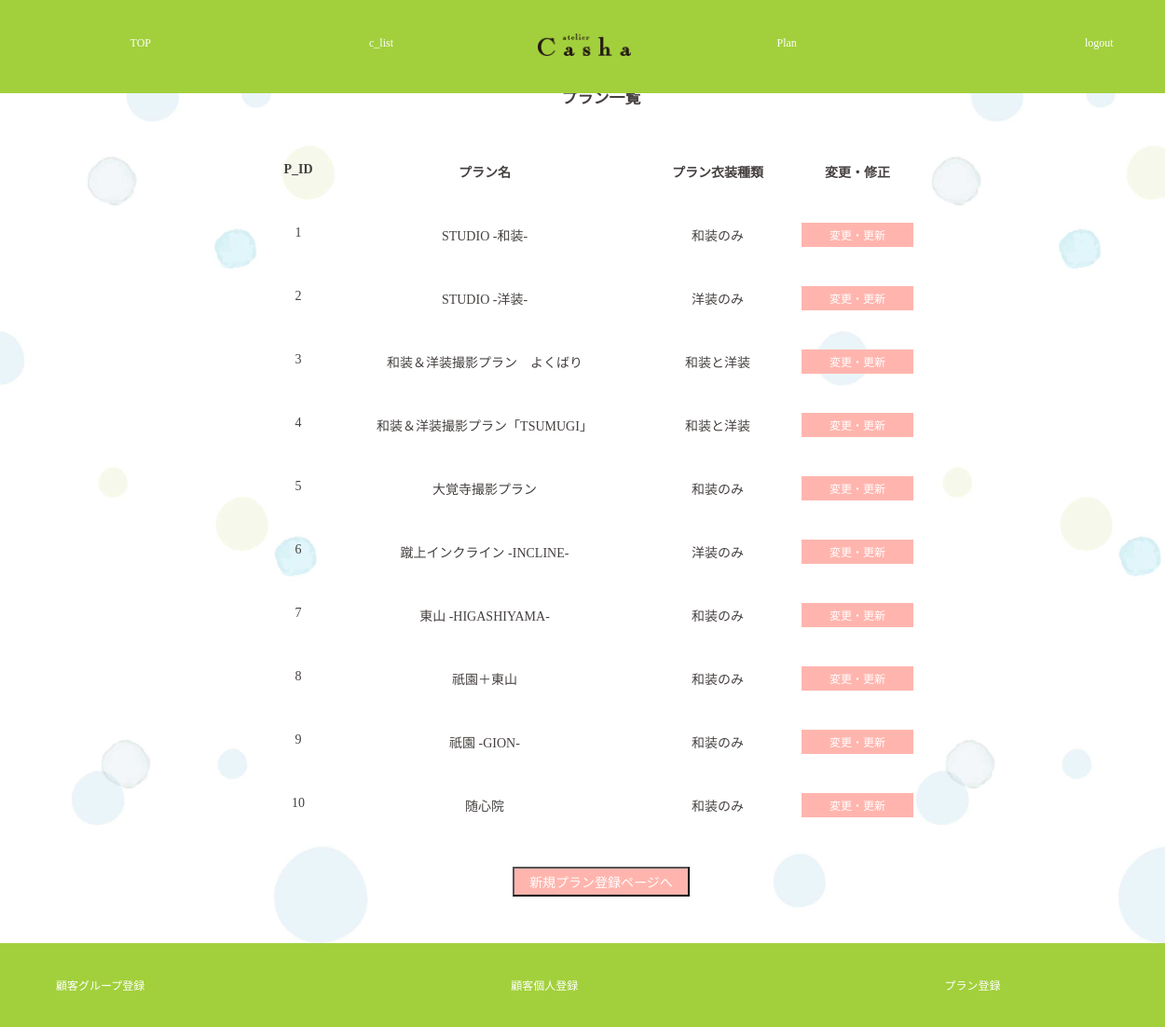
Before: /staff/plan_list.php (signed in) with the older database file.
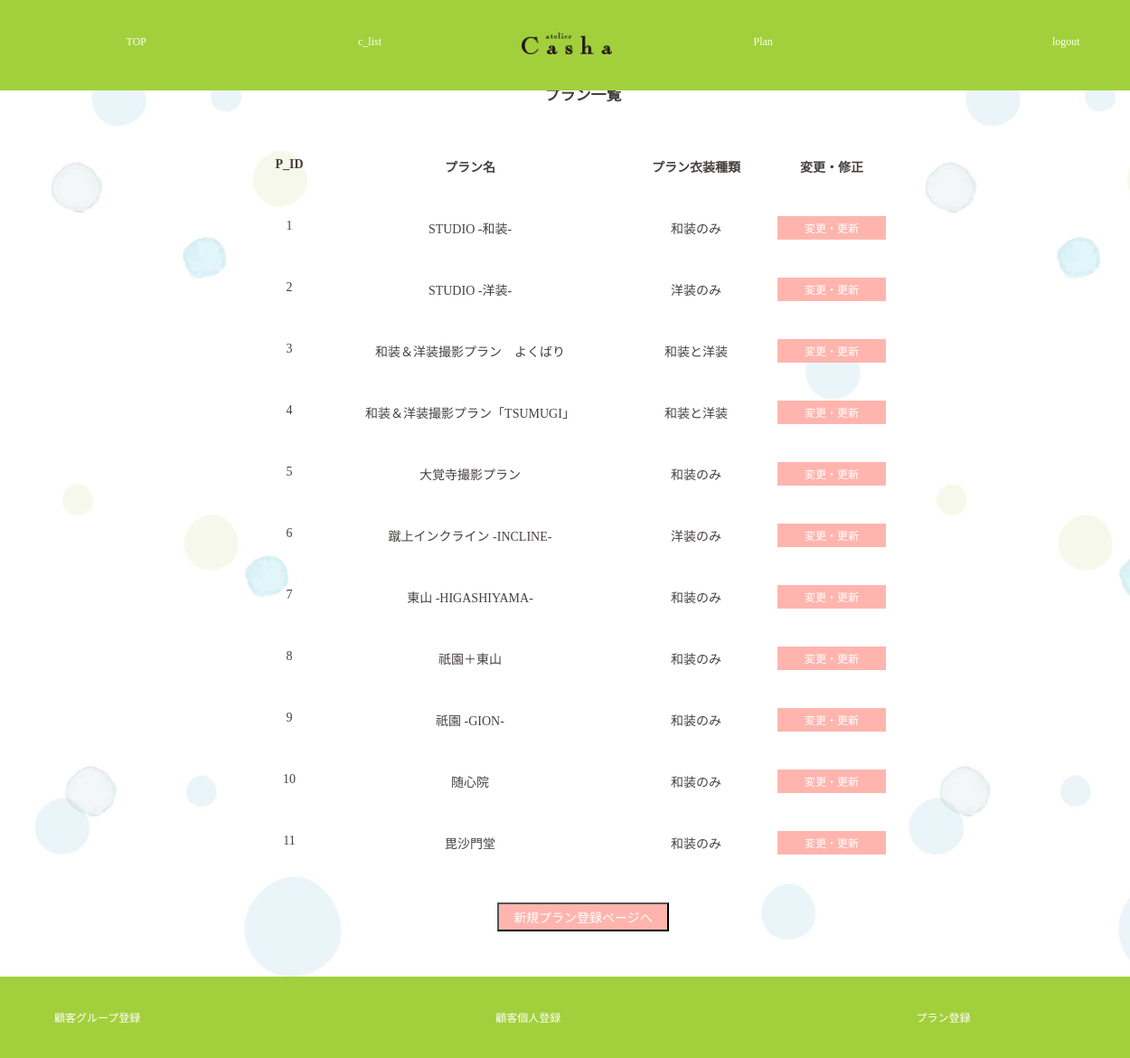
After: the same page with the newer database file.
### tables this page shows
CREATE TABLE `plans` (
  `p_id` int(11) NOT NULL,
  `p_name` varchar(32) NOT NULL,
  `p_wear` varchar(32) NOT NULL
);

### class/meeting.class.php (called while the page is built, shortened)
<?php
class Meeting{
	public $pdo;
	public function __construct(){
		$host  = "localhost";
		$dbname= "meeting_app";
		$dbuser= "root";
		$dbpass= "";
		$dsn = "mysql:host={$host};dbname={$dbname};charset=utf8";
		$this->pdo = new PDO($dsn,$dbuser,$dbpass);
	}
	public function getPlan() {
		$sql="SELECT p_id,p_name,p_wear FROM plans";
		$rs = $this->pdo->query($sql);
		return $rs;
	}
}
?>

### staff/plan_list.php (the view, shortened to what this page needs)
<?php
require_once("../class/meeting.class.php");
$obj =new Meeting();
function h($str) {
	return htmlspecialchars($str,ENT_QUOTES);
}
$rows =$obj->getPlan();
?>
<?php require_once("header_for_staff.php"); ?>
		<main>
			<h1>プラン一覧</h1>
			<section>
					<table class="p_list">
					<tr>
						<th class="list_id_num"><p>P_ID</p></th><th class="list_p_name"><p>プラン名</p></th><th class="list_p_wear"><p>プラン衣装種類</p></th><th class="list_p_btn"><p>変更・修正</p></th>
					</tr>
					<?php while($row=$rows->fetch(PDO::FETCH_ASSOC)): ?>
					<tr>
						<td class="list_id_num"><p><?php echo h($row["p_id"]);?></p></td>
						<td class="list_p_name"><p><?php echo h($row["p_name"]); ?></p></td>
						<td class="list_p_wear"><p><?php
							if($row["p_wear"]=='kimono') {
								echo "和装のみ";
							}else if($row["p_wear"]=='dress') {
								echo "洋装のみ";
							}else {
								echo "和装と洋装";
							}
							; ?></p></td>
						<td class="list_p_link update_link_mini"><a href="plan_update.php?p_id=<?php echo $row["p_id"];?>">変更・更新</a></td>
					</tr>
					<?php endwhile; ?>
					</table>
				<button class="add_link"><a href="plan_add.php">新規プラン登録ページへ</a></button>
			</section>
		</main>
<?php include("footer_for_staffpage.php"); ?>

Changed rows visible on the page:
added plans: p_id "11", p_name "毘沙門堂", p_wear "和装のみ"
